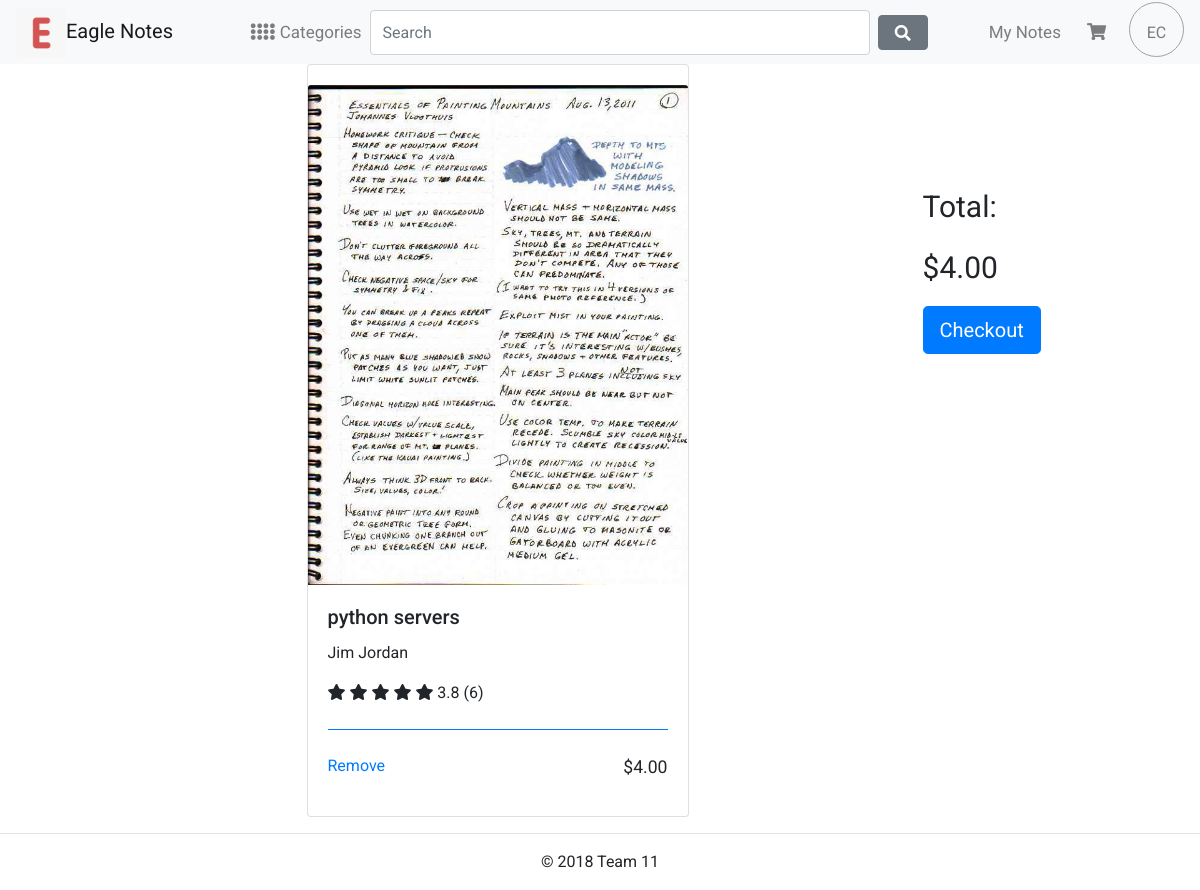
Before: /cart/ with the older database file.
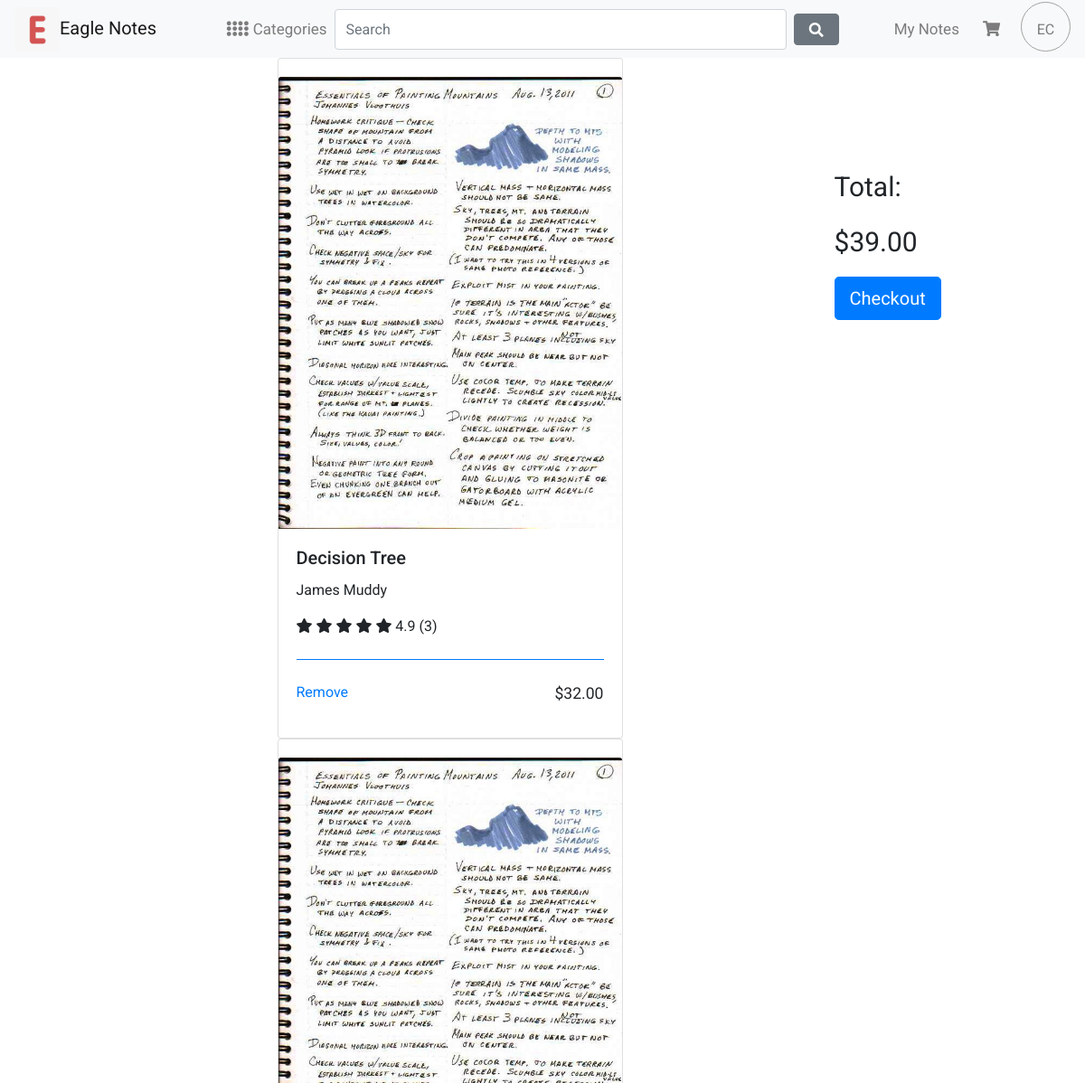
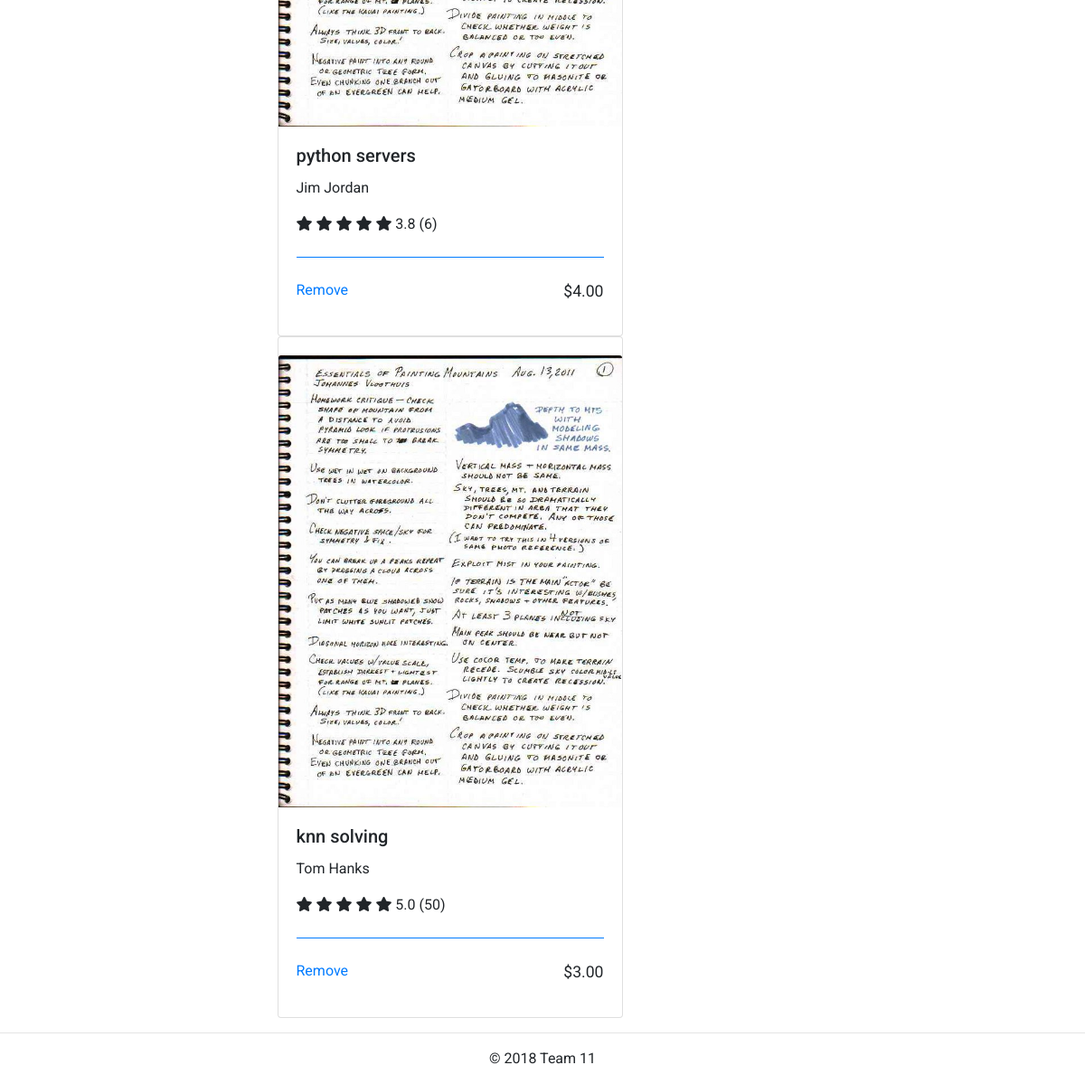
After: the same page with the newer database file (2 pictures, top to bottom).
### cart/models.py (models this page shows)
class CartItems(models.Model):
    note = models.ForeignKey(Notes, on_delete=models.CASCADE, unique=True)
    def cart_item_id(self):
        return self.id
    def remove_cart_item_url(self):
        return reverse('cart:remove_cart', args=[self.cart_item_id(),"sup"])

### market/models.py (models this page shows, shortened)
class Notes(models.Model):
    note_name = models.CharField(max_length=60, unique = True)
    slug = models.SlugField(max_length=80,unique= True)
    note_summary = models.TextField(blank=True)
    category = models.ForeignKey(Category, on_delete=models.CASCADE)
    note_price = models.DecimalField(max_digits =10, decimal_places = 2)
    note_snippet = models.ImageField(upload_to = 'Notes', blank = True)
    note_image1 = models.ImageField(upload_to = 'Notes', blank = True)
    note_image2 = models.ImageField(upload_to = 'Notes', blank = True)
    note_image3 = models.ImageField(upload_to = 'Notes', blank = True)
    note_date_created = models.DateTimeField(auto_now_add=True)
    note_updated= models.DateTimeField(auto_now= True)
    note_times_purchased = models.IntegerField(default=0)
    ratings = models.DecimalField(max_digits =3, decimal_places = 1)
    note_uploader_user = models.CharField(max_length=60)
    def get_preview_url(self):
        return reverse('market:preview_note', args=[self.category.slug, self.slug, 1])
    class Meta:
        ordering = ('note_name',)
        verbose_name = 'note'
        verbose_name_plural = 'notes'

### cart/views.py (the view)
# urls.py: path('', views.cart,name='cart'),
def cart(request):
    cart_items_test_list = []
    cart_notes_ids = CartItems.objects.all()
    sum_of_price = 0
    for x in cart_notes_ids:
        cart_items_test_list.append(x)
        sum_of_price += x.note.note_price
    print(sum_of_price)
    print(cart_items_test_list)
    return render(request, "cart/cart.html" , {'cart':'cart', 'cart_items':cart_items_test_list, 'sum_of_price':sum_of_price})

### cart/templates/cart/cart.html (shortened to what this page needs)
<!DOCTYPE html>
{% extends "base.html" %}
{% load staticfiles %}
{%block content%}
<div class="row">
  <div class="col-1">
  </div>
  <div class="col-8">
  {% for cart_item in cart_items%}
  <div class="row">
   <div class="card-deck mx-auto">
  <div class="card">
    <a href="{{cart_item.note.get_preview_url}}"><img class="card-img-top" src="{{cart_item.note.note_snippet.url}}" alt="Card image cap" style="max-height:500px; max-width: 500px; margin-top: 20px;"></a>
    <div class="card-body">
      <h5 class="card-title">{{cart_item.note.note_name}}</h5>
     <p class="smaller_lighter">{{cart_item.note.note_uploader_user}}</p>
     <div >
        <span class="fa fa-star checked star" style=""></span>
        <span class="fa fa-star checked star"></span>
        <span class="fa fa-star checked star"></span>
        <span class="fa fa-star star"></span>
        <span class="fa fa-star star"></span>
        <span class = "rating_info rating_number">{{cart_item.note.ratings}}</span>
        <span class = "rating_info smaller_lighter">({{cart_item.note.note_times_purchased }})</span>
      </div>
      <br>
      <div class="card-footer bg-transparent border-primary width:100%;">
      </div>
        <a href="{{cart_item.remove_cart_item_url}}">Remove</a>
        <p style=" float:right;font-size:1.1em;">${{cart_item.note.note_price}}</p>
      </div>
    </div>
  </div>
</div>
  {%endfor%}
    </div>
    <div class="col-3">
        <br>
        <br>
        <br>
        <br>
        <br>
       <p style="font-size: 30px;">Total:</p>
       <p style="font-size: 30px;">${{sum_of_price}}</p>
       <form>
           <button type="button" class="btn btn-primary btn-lg" id="checkout_button">Checkout</button>
       </form>
    </div>
</div>
{%endblock%}

### ntc/templates/base.html (shortened to what this page needs)
<!DOCTYPE html>
{%load staticfiles%}
<html>
  <head>
        <link rel="stylesheet" href="{%static 'css/bootstrap.min.css'%}">
        <link rel="stylesheet" href="https://use.fontawesome.com/releases/v5.3.1/css/all.css">
        <href="https://cdnjs.cloudflare.com/ajax/libs/font-awesome/4.7.0/css/font-awesome.min.css">
        <link rel="stylesheet" href="{%static 'css/custom.css'%}">
        {%if cart%}
        <link rel="stylesheet" type="text/css" href="{% static 'css/cart.css' %}">
        {%endif%}
  </head>
  <body>
    {%include 'navbar.html'%}
    {%block content%}
    {%endblock%}
    {%include 'footer.html'%}
  </body>
</html>

### ntc/templates/navbar.html (shortened to what this page needs)
{%load staticfiles %}
<nav class="navbar navbar-expand-lg navbar-light bg-light content" style="padding-bottom:0px;padding-top:2px;">
    <a class="navbar-brand" href="{% url 'market:market_homepage'%}"><img src="{% static 'images/letter-e.png'%}" style = "width:50px; height:50px;"><div style="display:inline;">Eagle Notes</div></a>
  <div class="collapse navbar-collapse" id="navbarSupportedContent" style="width:80%;">
      <ul class="navbar-nav pml-auto " style="margin-left:auto;">
        <li class="nav-item" style="padding-top:2px;">
             <a class="nav-link" href="#"><i class="fas fa-ellipsis-v"></i><i class="fas fa-ellipsis-v"></i><i class="fas fa-ellipsis-v"></i><i class="fas fa-ellipsis-v"></i> Categories <span class="sr-only">(current)</span></a>
             <li class="nav-item">
               <form class="form-inline my-2 my-lg-0" method="get" action="{%url 'market:search_from_query'%}">
                  <input class="form-control mr-sm-2" type="search" placeholder="Search" aria-label="Search" style = 'height:45px; width:500px;' name="user_query">
                  <button style="height:35px;min-width:50px;display:inline;"class="btn btn-secondary my-2 my-sm-0" type="submit"><i class="fas fa-search" ></i></button>
                </form>
             </li>
        </li>
      </ul>
    <ul class="navbar-nav ml-auto" style=" ">
      <li class="nav-item" style="margin-top:10px">
        <a class="nav-link" href="{% url 'mynotes:mynotes' %}">My Notes <span class="sr-only">(current)</span></a>
      </li>
      <li class="nav-item" style="margin: 10px">
        <a class="nav-link" href="{%  url 'cart:cart' %}" style="max-width:60px;"><i class="fas fa-shopping-cart"></i></a>
      </li>
      <li class="nav-item" style="">
        <div id="menu">
          <ul>
            <li class="nav-item dropdown">
              <a class="nav-link special_circle" href="#" id="navbarDropdown" role="button" data-toggle="dropdown" aria-haspopup="true" aria-expanded="false">
                EC
              </a>
            </li>
            </li>
          </ul>
        </div>
</nav>

### ntc/templates/footer.html
{%load staticfiles %}
<footer>
  <hr>
  <div align="center">
    <p>&copy; 2018 Team 11</p>
  </div>
</footer>

### ntc/static/css/custom.css (style rules this page uses)
body { font-family: 'Roboto', sans-serif; }
#menu li { display: inline-block; margin-left:-35px; }
#menu a.special_circle { display: block; width: 55px; height: 55px; border-radius: 50%; border: 1px #a2a2a2 solid; text-transform: uppercase; text-decoration: none; font-size: 16px; padding-top: 30px; text-align: center; line-height: 0px; }
li a { font-size: 17px; }

### ntc/static/css/cart.css (style rules this page uses)
#checkout_button { min-width: 100px; }

Changed rows visible on the page:
added CartItems: note.note_snippet (picture), note.note_name "Decision Tree", note.note_uploader_user "James Muddy", note.ratings "4.9", note.note_times_purchased "3", note.note_price "32.00"
added CartItems: note.note_snippet (picture), note.note_name "knn solving", note.note_uploader_user "Tom Hanks", note.ratings "5.0", note.note_times_purchased "50", note.note_price "3.00"
Other visible differences:
{{ sum_of_price }}: "4.00" → "39.00"
